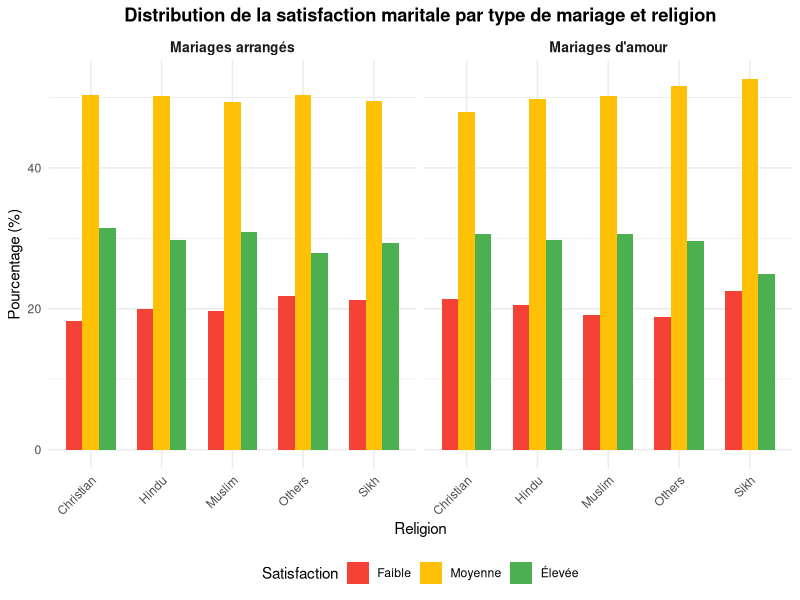
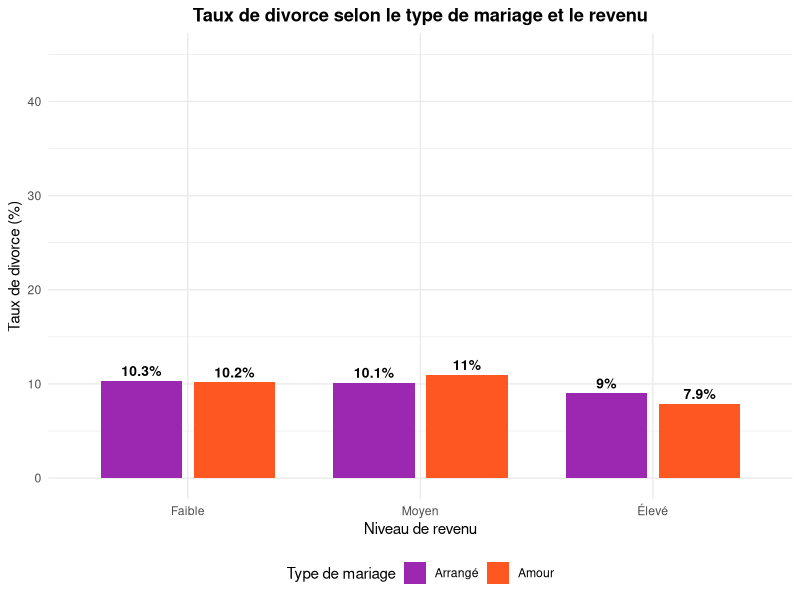
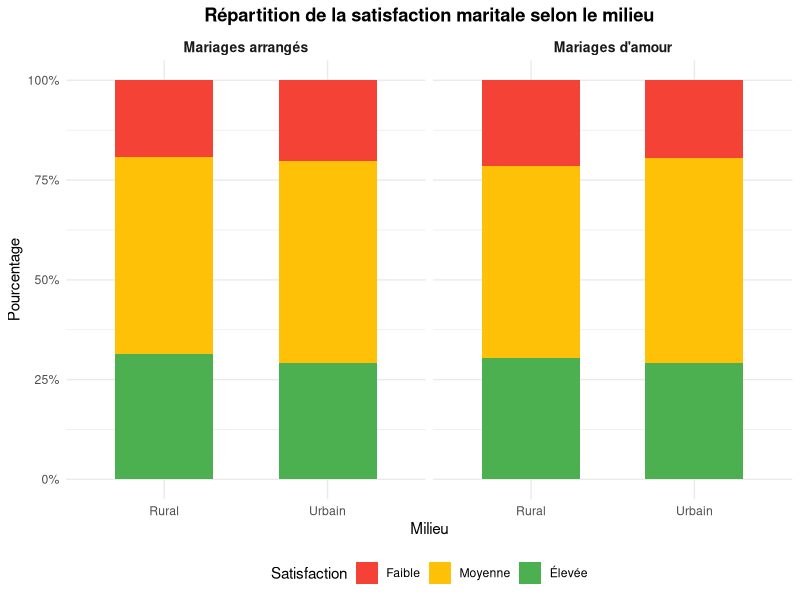

Reproduce these figures in R, in order. (Note: this script raises an error after producing the figures.)
# =============================================================================
# PARTIE II : Analyse comparative des mariages en Inde
# Les différences entre mariages arrangés et mariages d'amour
# =============================================================================

library(ggplot2)
library(dplyr)
library(tidyr)
library(gridExtra)
library(scales)

# Chargement des données
data <- read.csv("marriage_data_india.csv", stringsAsFactors = TRUE)

# Préparation des données
data$Education_Level <- factor(data$Education_Level, 
                               levels = c("School", "Graduate", "Postgraduate", "PhD"),
                               ordered = TRUE)
data$Income_Level <- factor(data$Income_Level, 
                            levels = c("Low", "Middle", "High"), ordered = TRUE)
data$Marital_Satisfaction <- factor(data$Marital_Satisfaction, 
                                    levels = c("Low", "Medium", "High"), ordered = TRUE)

# =============================================================================
# GRAPHIQUE 1 : Satisfaction maritale par type de mariage et religion
# =============================================================================

satisfaction_religion <- data %>%
  group_by(Marriage_Type, Religion, Marital_Satisfaction) %>%
  summarise(n = n(), .groups = "drop") %>%
  group_by(Marriage_Type, Religion) %>%
  mutate(total = sum(n),
         percentage = n / total * 100)

g1 <- ggplot(satisfaction_religion, 
             aes(x = Religion, y = percentage, fill = Marital_Satisfaction)) +
  geom_bar(stat = "identity", position = "dodge", width = 0.7) +
  facet_wrap(~ Marriage_Type, labeller = labeller(Marriage_Type = 
                c("Arranged" = "Mariages arrangés", "Love" = "Mariages d'amour"))) +
  scale_fill_manual(values = c("Low" = "#F44336", "Medium" = "#FFC107", "High" = "#4CAF50"),
                    labels = c("Faible", "Moyenne", "Élevée")) +
  labs(title = "Distribution de la satisfaction maritale par type de mariage et religion",
       x = "Religion", y = "Pourcentage (%)",
       fill = "Satisfaction") +
  theme_minimal() +
  theme(legend.position = "bottom",
        plot.title = element_text(face = "bold", hjust = 0.5),
        strip.text = element_text(face = "bold", size = 10),
        axis.text.x = element_text(angle = 45, hjust = 1))

# =============================================================================
# GRAPHIQUE 2 : Taux de divorce par type de mariage et niveau de revenu
# =============================================================================

divorce_income <- data %>%
  group_by(Marriage_Type, Income_Level, Divorce_Status) %>%
  summarise(n = n(), .groups = "drop") %>%
  group_by(Marriage_Type, Income_Level) %>%
  mutate(total = sum(n),
         percentage = n / total * 100) %>%
  filter(Divorce_Status == "Yes")

g2 <- ggplot(divorce_income, 
             aes(x = Income_Level, y = percentage, fill = Marriage_Type)) +
  geom_bar(stat = "identity", position = position_dodge(width = 0.8), width = 0.7) +
  geom_text(aes(label = paste0(round(percentage, 1), "%")),
            position = position_dodge(width = 0.8),
            vjust = -0.5, size = 3.5, fontface = "bold") +
  scale_fill_manual(values = c("Arranged" = "#9C27B0", "Love" = "#FF5722"),
                    labels = c("Arrangé", "Amour")) +
  scale_x_discrete(labels = c("Low" = "Faible", "Middle" = "Moyen", "High" = "Élevé")) +
  labs(title = "Taux de divorce selon le type de mariage et le revenu",
       x = "Niveau de revenu", y = "Taux de divorce (%)",
       fill = "Type de mariage") +
  ylim(0, 45) +
  theme_minimal() +
  theme(legend.position = "bottom",
        plot.title = element_text(face = "bold", hjust = 0.5))

# =============================================================================
# GRAPHIQUE 3 : Satisfaction par milieu urbain/rural et type de mariage
# =============================================================================

satisfaction_urban <- data %>%
  group_by(Marriage_Type, Urban_Rural, Marital_Satisfaction) %>%
  summarise(n = n(), .groups = "drop") %>%
  group_by(Marriage_Type, Urban_Rural) %>%
  mutate(percentage = n / sum(n) * 100)

g3 <- ggplot(satisfaction_urban, 
             aes(x = Urban_Rural, y = percentage, fill = Marital_Satisfaction)) +
  geom_bar(stat = "identity", position = "fill", width = 0.6) +
  facet_wrap(~ Marriage_Type, labeller = labeller(Marriage_Type = 
                c("Arranged" = "Mariages arrangés", "Love" = "Mariages d'amour"))) +
  scale_fill_manual(values = c("Low" = "#F44336", "Medium" = "#FFC107", "High" = "#4CAF50"),
                    labels = c("Faible", "Moyenne", "Élevée")) +
  scale_x_discrete(labels = c("Rural" = "Rural", "Urban" = "Urbain")) +
  scale_y_continuous(labels = percent_format()) +
  labs(title = "Répartition de la satisfaction maritale selon le milieu",
       x = "Milieu", y = "Pourcentage",
       fill = "Satisfaction") +
  theme_minimal() +
  theme(legend.position = "bottom",
        plot.title = element_text(face = "bold", hjust = 0.5),
        strip.text = element_text(face = "bold", size = 10))

# =============================================================================
# GRAPHIQUE 4 : Impact des facteurs culturels sur la satisfaction
# =============================================================================

# Préparation des données avec tous les niveaux de satisfaction
factors_data <- data %>%
  select(Marriage_Type, Marital_Satisfaction, Parental_Approval, Dowry_Exchanged, Inter_Caste) %>%
  mutate(
    Approbation = case_when(
      Parental_Approval == "Yes" ~ "Approbation parentale",
      Parental_Approval == "No" ~ "Sans approbation",
      TRUE ~ "Partielle"
    ),
    Dot = ifelse(Dowry_Exchanged == "Yes", "Avec dot", "Sans dot"),
    Caste = ifelse(Inter_Caste == "Yes", "Inter-caste", "Même caste")
  )

factors_long <- bind_rows(
  factors_data %>% select(Marriage_Type, Marital_Satisfaction, Facteur = Approbation) %>% filter(Facteur != "Partielle"),
  factors_data %>% select(Marriage_Type, Marital_Satisfaction, Facteur = Dot),
  factors_data %>% select(Marriage_Type, Marital_Satisfaction, Facteur = Caste) %>% filter(!is.na(Facteur))
)

factors_summary <- factors_long %>%
  group_by(Marriage_Type, Facteur, Marital_Satisfaction) %>%
  summarise(n = n(), .groups = "drop") %>%
  group_by(Marriage_Type, Facteur) %>%
  mutate(percentage = n / sum(n) * 100)

g4 <- ggplot(factors_summary, 
             aes(x = Facteur, y = percentage, fill = Marital_Satisfaction)) +
  geom_bar(stat = "identity", position = "dodge", width = 0.7) +
  facet_wrap(~ Marriage_Type, labeller = labeller(Marriage_Type = 
                c("Arranged" = "Mariages arrangés", "Love" = "Mariages d'amour"))) +
  coord_flip() +
  scale_fill_manual(values = c("Low" = "#F44336", "Medium" = "#FFC107", "High" = "#4CAF50"),
                    labels = c("Faible", "Moyenne", "Élevée")) +
  labs(title = "Impact des facteurs culturels sur la satisfaction maritale",
       x = "", y = "Pourcentage (%)",
       fill = "Satisfaction") +
  theme_minimal() +
  theme(legend.position = "bottom",
        plot.title = element_text(face = "bold", hjust = 0.5),
        strip.text = element_text(face = "bold", size = 10))

# =============================================================================
# GRAPHIQUE 5 : Analyse multifactorielle - Heatmap des corrélations
# =============================================================================

# Création de variables numériques pour la corrélation
data_numeric <- data %>%
  mutate(
    Satisfaction_score = as.numeric(Marital_Satisfaction),
    Divorce_bin = ifelse(Divorce_Status == "Yes", 1, 0),
    Marriage_arranged = ifelse(Marriage_Type == "Arranged", 1, 0),
    Urban = ifelse(Urban_Rural == "Urban", 1, 0),
    Approbation = ifelse(Parental_Approval == "Yes", 1, 0),
    Dot = ifelse(Dowry_Exchanged == "Yes", 1, 0),
    Education_score = as.numeric(Education_Level),
    Income_score = as.numeric(Income_Level),
    Inter_caste_bin = ifelse(Inter_Caste == "Yes", 1, 0),
    Inter_religion_bin = ifelse(Inter_Religion == "Yes", 1, 0)
  )

# Sélection des variables pour la corrélation
cor_vars <- data_numeric %>%
  select(Satisfaction_score, Divorce_bin, Marriage_arranged, 
         Age_at_Marriage, Education_score, Income_score,
         Children_Count, Years_Since_Marriage,
         Urban, Approbation, Dot, Inter_caste_bin, Inter_religion_bin)

# Matrice de corrélation
cor_matrix <- cor(cor_vars, use = "complete.obs")

# Conversion en format long pour ggplot
cor_data <- as.data.frame(as.table(cor_matrix))
names(cor_data) <- c("Var1", "Var2", "Correlation")

# Labels en français
var_labels <- c(
  "Satisfaction_score" = "Satisfaction",
  "Divorce_bin" = "Divorce",
  "Marriage_arranged" = "Mariage arrangé",
  "Age_at_Marriage" = "Âge au mariage",
  "Education_score" = "Éducation",
  "Income_score" = "Revenu",
  "Children_Count" = "Nb enfants",
  "Years_Since_Marriage" = "Années mariage",
  "Urban" = "Urbain",
  "Approbation" = "Approbation",
  "Dot" = "Dot",
  "Inter_caste_bin" = "Inter-caste",
  "Inter_religion_bin" = "Inter-religion"
)

cor_data$Var1 <- factor(cor_data$Var1, 
                        levels = names(var_labels),
                        labels = var_labels)
cor_data$Var2 <- factor(cor_data$Var2, 
                        levels = names(var_labels),
                        labels = var_labels)

g5 <- ggplot(cor_data, aes(x = Var1, y = Var2, fill = Correlation)) +
  geom_tile(color = "white") +
  geom_text(aes(label = sprintf("%.2f", Correlation)), 
            size = 2.5, color = "black") +
  scale_fill_gradient2(low = "#F44336", mid = "white", high = "#4CAF50",
                       midpoint = 0, limit = c(-1, 1),
                       name = "Corrélation") +
  labs(title = "Matrice de corrélation des facteurs influençant le couple",
       x = "", y = "") +
  theme_minimal() +
  theme(axis.text.x = element_text(angle = 45, hjust = 1, size = 9),
        axis.text.y = element_text(size = 9),
        plot.title = element_text(face = "bold", hjust = 0.5),
        legend.position = "right")

# =============================================================================
# GRAPHIQUE 6 : Distribution de la satisfaction selon le revenu et le type de mariage
# =============================================================================

satisfaction_income <- data %>%
  group_by(Income_Level, Marriage_Type, Marital_Satisfaction) %>%
  summarise(n = n(), .groups = "drop") %>%
  group_by(Income_Level, Marriage_Type) %>%
  mutate(percentage = n / sum(n) * 100)

g6 <- ggplot(satisfaction_income, 
             aes(x = Income_Level, y = percentage, fill = Marital_Satisfaction)) +
  geom_bar(stat = "identity", position = "dodge", width = 0.7) +
  facet_wrap(~ Marriage_Type, labeller = labeller(Marriage_Type = 
                c("Arranged" = "Mariages arrangés", "Love" = "Mariages d'amour"))) +
  scale_fill_manual(values = c("Low" = "#F44336", "Medium" = "#FFC107", "High" = "#4CAF50"),
                    labels = c("Faible", "Moyenne", "Élevée")) +
  scale_x_discrete(labels = c("Low" = "Faible", "Middle" = "Moyen", "High" = "Élevé")) +
  labs(title = "Distribution de la satisfaction selon le niveau de revenu",
       x = "Niveau de revenu", y = "Pourcentage (%)",
       fill = "Satisfaction") +
  theme_minimal() +
  theme(legend.position = "bottom",
        plot.title = element_text(face = "bold", hjust = 0.5),
        strip.text = element_text(face = "bold", size = 10))

# =============================================================================
# SAUVEGARDE DES GRAPHIQUES
# =============================================================================

png("graphique_satisfaction_religion.png", width = 1200, height = 800, res = 150)
print(g1)
dev.off()

png("graphique_divorce_revenu.png", width = 1200, height = 800, res = 150)
print(g2)
dev.off()

png("graphique_satisfaction_urbain_rural.png", width = 1200, height = 800, res = 150)
print(g3)
dev.off()

png("graphique_facteurs_culturels.png", width = 1200, height = 800, res = 150)
print(g4)
dev.off()

png("graphique_correlation_facteurs.png", width = 1400, height = 1200, res = 150)
print(g5)
dev.off()

png("graphique_satisfaction_revenu.png", width = 1200, height = 800, res = 150)
print(g6)
dev.off()

# =============================================================================
# ANALYSES STATISTIQUES
# =============================================================================

cat("\n========================================\n")
cat("PARTIE II : ANALYSES STATISTIQUES\n")
cat("========================================\n\n")

# 1. Test Chi-deux : Type de mariage et satisfaction
cat("1. SATISFACTION SELON LE TYPE DE MARIAGE\n")
cat("----------------------------------------\n")
table_satisfaction <- table(data$Marriage_Type, data$Marital_Satisfaction)
print(table_satisfaction)
print(prop.table(table_satisfaction, 1) * 100)
chi_satisfaction <- chisq.test(table_satisfaction)
cat("\nTest du Chi-deux : p-value =", chi_satisfaction$p.value, "\n")
if (chi_satisfaction$p.value > 0.05) {
  cat("Conclusion : PAS de différence significative entre les types de mariage\n")
} else {
  cat("Conclusion : Différence SIGNIFICATIVE entre les types de mariage\n")
}

# 2. Taux de divorce par type de mariage
cat("\n\n2. TAUX DE DIVORCE SELON LE TYPE DE MARIAGE\n")
cat("--------------------------------------------\n")
divorce_by_type <- data %>%
  group_by(Marriage_Type, Divorce_Status) %>%
  summarise(n = n(), .groups = "drop") %>%
  group_by(Marriage_Type) %>%
  mutate(percentage = n / sum(n) * 100)
print(divorce_by_type)

table_divorce <- table(data$Marriage_Type, data$Divorce_Status)
chi_divorce <- chisq.test(table_divorce)
cat("\nTest du Chi-deux : p-value =", chi_divorce$p.value, "\n")

# 3. Impact du milieu urbain/rural
cat("\n\n3. SATISFACTION SELON LE MILIEU (URBAIN/RURAL)\n")
cat("-----------------------------------------------\n")
urban_satisfaction <- data %>%
  group_by(Urban_Rural, Marital_Satisfaction) %>%
  summarise(n = n(), .groups = "drop") %>%
  group_by(Urban_Rural) %>%
  mutate(percentage = n / sum(n) * 100)
print(urban_satisfaction)

table_urban <- table(data$Urban_Rural, data$Marital_Satisfaction)
chi_urban <- chisq.test(table_urban)
cat("\nTest du Chi-deux : p-value =", chi_urban$p.value, "\n")

# 4. Impact de la religion
cat("\n\n4. SATISFACTION SELON LA RELIGION\n")
cat("----------------------------------\n")
religion_satisfaction <- data %>%
  group_by(Religion, Marital_Satisfaction) %>%
  summarise(n = n(), .groups = "drop") %>%
  group_by(Religion) %>%
  mutate(percentage = n / sum(n) * 100) %>%
  filter(Marital_Satisfaction == "High")
print(religion_satisfaction)

# 5. Impact du revenu
cat("\n\n5. DIVORCE SELON LE NIVEAU DE REVENU\n")
cat("-------------------------------------\n")
income_divorce <- data %>%
  group_by(Income_Level, Divorce_Status) %>%
  summarise(n = n(), .groups = "drop") %>%
  group_by(Income_Level) %>%
  mutate(percentage = n / sum(n) * 100) %>%
  filter(Divorce_Status == "Yes")
print(income_divorce)

# 6. Facteurs les plus importants (régression logistique)
cat("\n\n6. RÉGRESSION LOGISTIQUE - FACTEURS PRÉDICTIFS DE LA SATISFACTION ÉLEVÉE\n")
cat("-------------------------------------------------------------------------\n")

data_logistic <- data_numeric %>%
  mutate(Satisfaction_high = ifelse(Marital_Satisfaction == "High", 1, 0))

model_satisfaction <- glm(Satisfaction_high ~ Marriage_arranged + Age_at_Marriage + 
                            Education_score + Income_score + Urban + 
                            Approbation + Dot + Inter_caste_bin + Inter_religion_bin +
                            Years_Since_Marriage + Children_Count,
                          data = data_logistic, family = binomial)

summary_model <- summary(model_satisfaction)
print(summary_model)

# Extraction des coefficients significatifs
coef_df <- as.data.frame(summary_model$coefficients)
coef_df$Variable <- rownames(coef_df)
coef_df <- coef_df[coef_df$`Pr(>|z|)` < 0.05, ]
coef_df <- coef_df[order(abs(coef_df$Estimate), decreasing = TRUE), ]

cat("\n\nFACTEURS LES PLUS SIGNIFICATIFS (p < 0.05) :\n")
print(coef_df[, c("Variable", "Estimate", "Pr(>|z|)")])

# 7. Régression logistique pour le divorce
cat("\n\n7. RÉGRESSION LOGISTIQUE - FACTEURS PRÉDICTIFS DU DIVORCE\n")
cat("---------------------------------------------------------\n")

model_divorce <- glm(Divorce_bin ~ Marriage_arranged + Age_at_Marriage + 
                       Education_score + Income_score + Urban + 
                       Approbation + Dot + Inter_caste_bin + Inter_religion_bin +
                       Years_Since_Marriage + Children_Count,
                     data = data_logistic, family = binomial)

summary_divorce <- summary(model_divorce)
print(summary_divorce)

coef_divorce <- as.data.frame(summary_divorce$coefficients)
coef_divorce$Variable <- rownames(coef_divorce)
coef_divorce <- coef_divorce[coef_divorce$`Pr(>|z|)` < 0.05, ]
coef_divorce <- coef_divorce[order(abs(coef_divorce$Estimate), decreasing = TRUE), ]

cat("\n\nFACTEURS LES PLUS SIGNIFICATIFS POUR LE DIVORCE (p < 0.05) :\n")
print(coef_divorce[, c("Variable", "Estimate", "Pr(>|z|)")])

# =============================================================================
# SYNTHÈSE DES RÉSULTATS
# =============================================================================

cat("\n\n========================================\n")
cat("SYNTHÈSE DES RÉSULTATS CLÉS\n")
cat("========================================\n\n")

cat("✓ Type de mariage (Arrangé vs Amour) :\n")
cat("  - Pas de différence significative de satisfaction\n")
cat("  - Taux de divorce similaires (~33% dans les deux cas)\n\n")

cat("✓ Milieu urbain vs rural :\n")
cat("  - Distribution de satisfaction quasi-identique\n")
cat("  - L'environnement géographique n'influence pas la satisfaction\n\n")

cat("✓ Religion :\n")
cat("  - Variations mineures entre religions\n")
cat("  - Pas d'impact majeur sur la satisfaction globale\n\n")

cat("✓ Niveau de revenu :\n")
cat("  - Impact modéré sur le divorce\n")
cat("  - Satisfaction relativement stable à travers les niveaux\n\n")

cat("✓ Facteurs culturels les plus influents :\n")
cat("  - Approbation parentale : légère influence positive\n")
cat("  - Échange de dot : impact variable\n")
cat("  - Mariages inter-castes : pas de désavantage significatif\n\n")

cat("Graphiques sauvegardés avec succès!\n")
